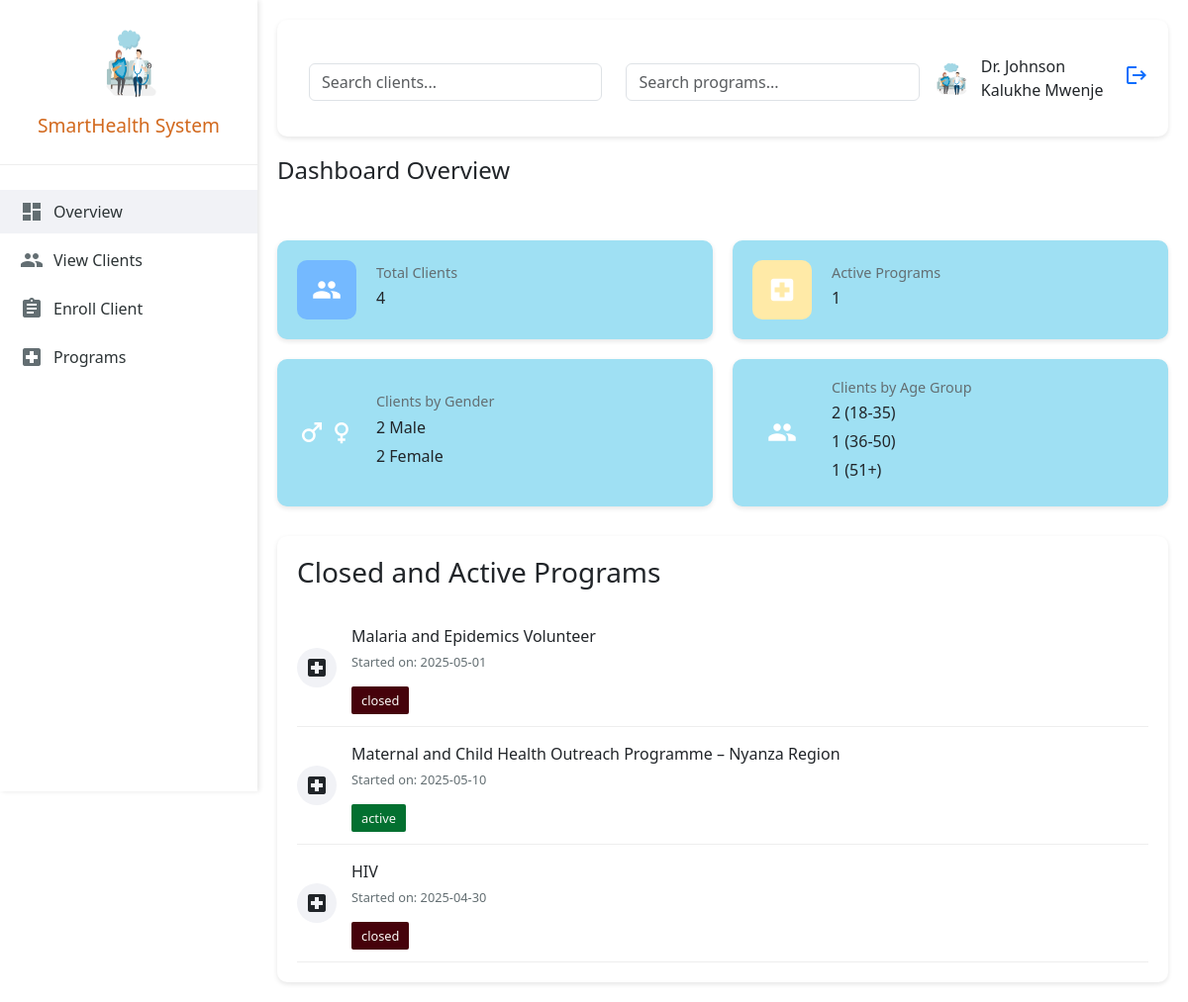
The app's page /dashboard (signed in) with its own data.
### tables this page shows
CREATE TABLE doctors (
            id INTEGER PRIMARY KEY AUTOINCREMENT,
            license_number TEXT UNIQUE NOT NULL,
            first_name TEXT NOT NULL,
            last_name TEXT NOT NULL,
            email TEXT UNIQUE NOT NULL,
            password TEXT NOT NULL,
            phone_number TEXT NOT NULL,
            specialty TEXT NOT NULL,
            address TEXT NOT NULL,
            year_of_experience INTEGER NOT NULL,
                             city TEXT NOT NULL,
            created_at TIMESTAMP DEFAULT CURRENT_TIMESTAMP
        );

CREATE TABLE health_programs (
            id INTEGER PRIMARY KEY AUTOINCREMENT,
            name TEXT NOT NULL,
            description TEXT,
            program_type TEXT NOT NULL,
            start_date DATE NOT NULL,
            end_date DATE,
            target_group TEXT NOT NULL,
            estimated_clients INTEGER NOT NULL,
            require_referral BOOLEAN DEFAULT 0,
            follow_up BOOLEAN DEFAULT 0,
            status TEXT DEFAULT 'active',
            created_by INTEGER,
            FOREIGN KEY (created_by) REFERENCES doctors(id)
                             
        );

### mainapp.py (the view)
@app.route('/dashboard', methods=['GET'])
def dashboard():
    if 'user_id' not in session:
        flash('You need to log in first.', 'danger')
        return redirect(url_for('signIn'))
    conn = get_db_connection()
    cursor = conn.cursor()
    cursor.execute('SELECT * FROM doctors WHERE id = ?', (session['user_id'],))
    doctor = cursor.fetchone()
    clients = fetch_all_clients()
    programs = getHealthPrograms()
    total_clients = len(clients)
    male_clients = len([client for client in clients if client['gender'] == 'male'])
    female_clients = len([client for client in clients if client['gender'] == 'female'])
    age_group_18_35 = len([client for client in clients if 18 <= calculate_age(client['date_of_birth']) <= 35])
    age_group_36_50 = len([client for client in clients if 36 <= calculate_age(client['date_of_birth']) <= 50])
    age_group_51_plus = len([client for client in clients if calculate_age(client['date_of_birth']) >= 51])
    active_programs = len([program for program in programs if program['status'] == 'active'])
    conn.close()
    return render_template('dashboard.html',
                           doctor_data=doctor,
                           stats={
                               'total_clients': total_clients,
                               'male_clients': male_clients,
                               'female_clients': female_clients,
                               'age_group_18_35': age_group_18_35,
                               'age_group_36_50': age_group_36_50,
                               'age_group_51_plus': age_group_51_plus,
                               'active_programs': active_programs,
                           },
                           clients=clients, programs=programs)

### mainapp.py (called while the page is built)
def get_db_connection():
    conn = sqlite3.connect('smarthealthdatabase.db')
    conn.row_factory = sqlite3.Row
    return conn

def fetch_all_clients():
    conn = get_db_connection()
    cursor = conn.cursor()
    cursor.execute('SELECT * FROM clients')
    clients = cursor.fetchall()
    conn.close()
    return [dict(client) for client in clients]

def getHealthPrograms():
    conn = get_db_connection()
    cursor = conn.cursor()
    cursor.execute('SELECT * FROM health_programs')
    programs = cursor.fetchall()
    conn.close()
    return [dict(program) for program in programs]

### python/Reusables.py (called while the page is built)
def calculate_age(date_of_birth):
    birth_date = datetime.strptime(date_of_birth, '%Y-%m-%d')  # Assuming the format is 'YYYY-MM-DD'
    today = datetime.today()
    age = today.year - birth_date.year
    if today.month < birth_date.month or (today.month == birth_date.month and today.day < birth_date.day):
        age -= 1
    return age

### templates/dashboard.html (shortened to what this page needs)
<!DOCTYPE html>
<html lang="en">
<head>
    <link rel="stylesheet" href="/static/styles/dashboard.css">
    <link href="https://cdn.jsdelivr.net/npm/bootstrap@5.3.0-alpha1/dist/css/bootstrap.min.css" rel="stylesheet">
    <link href="https://cdn.jsdelivr.net/npm/bootstrap@5.3.3/dist/css/bootstrap.min.css" rel="stylesheet">
</head>
<body>
    <div class="dashboard">
        <aside class="sidebar">
            <div class="sidebar-header">
                <img src="/static/images/landing.jpg" alt="Health System Logo" class="logo">
                <h3>SmartHealth System</h3>
            </div>
            <nav class="sidebar-nav">
                <ul>
                    <li class="active">
                        <a href="#dashboard-overview">
                            <span class="material-icons">dashboard</span>
                            Overview
                        </a>
                    </li>
                    <li>
                        <a href="#clients">
                            <span class="material-icons">people</span>
                            View Clients
                        </a>
                    </li>
                    <li>
                            <a href="#enrollclients">
                                <span class="material-icons">assignment</span>
                                Enroll Client
                            </a>
                            </li>
                    <li>
                        <a href="#programs">
                            <span class="material-icons">local_hospital</span>
                            Programs
                        </a>
                    </li>
                </ul>
            </nav>
        </aside>
        <main class="main-content">
            <header class="top-header">
                <div class="container mt-4">
                    <div class="row">
                        <div class="col-md-6 mb-3">
                            <div class="input-group">
                                <input type="text" id="client-search-input" class="form-control" placeholder="Search clients..." oninput="searchClients()">
                            </div>
                        </div>
                        <div class="col-md-6 mb-3">
                            <div class="input-group">
                                <input type="text" id="program-search-input" class="form-control" placeholder="Search programs..." oninput="searchPrograms()">
                            </div>
                        </div>
                    </div>
                </div>
                <div class="user-menu">
                    <div class="user-profile">
                        <img src="{{ doctor_data.profile_image or url_for('static', filename='/images/landing.jpg') }}" alt="Doctor's profile">
                        <span>Dr. {{ doctor_data.first_name }} {{ doctor_data.last_name }}</span>
                        <a href="{{ url_for('signOut') }}"><span class="material-icons">logout</span></a>
                    </div>
                </div>
            </header>
            <div class="dashboard-content">
            <section id="dashboard-overview" class="content-section">
                <h4>Dashboard Overview</h4><br><br>
                <div class="stats-grid">
                    <div class="stat-card">
                        <div class="stat-icon patients">
                            <span class="material-icons">people</span>
                        </div>
                        <div class="stat-details">
                            <h3>Total Clients</h3>
                            <p class="stat-number">{{ stats.total_clients }}</p>
                        </div>
                    </div>
                    <div class="stat-card">
                        <div class="stat-icon programs">
                            <span class="material-icons">local_hospital</span>
                        </div>
                        <div class="stat-details">
                            <h3>Active Programs</h3>
                            <p class="stat-number">{{ stats.active_programs }}</p>
                        </div>
                    </div>
                    <div class="stat-card">
                        <div class="stat-icon gender">
                            <span class="material-icons">male</span>
                            <span class="material-icons">female</span>
                        </div>
                        <div class="stat-details">
                            <h3>Clients by Gender</h3>
                            <p class="stat-number">{{ stats.male_clients }} Male</p>
                            <p class="stat-number">{{ stats.female_clients }} Female</p>
                        </div>
                    </div>
                    <div class="stat-card">
                        <div class="stat-icon age-group">
                            <span class="material-icons">group</span>
                        </div>
                        <div class="stat-details">
                            <h3>Clients by Age Group</h3>
                            <p class="stat-number">{{ stats.age_group_18_35 }} (18-35)</p>
                            <p class="stat-number">{{ stats.age_group_36_50 }} (36-50)</p>
                            <p class="stat-number">{{ stats.age_group_51_plus }} (51+)</p>
                        </div>
                    </div>
                </div>
            <div class="recent-activity">
                <h3>Closed and Active Programs</h3>
                <div class="activity-list">
                    {% for program in programs %}
                    <div class="activity-item">
                        <div class="activity-icon">
                            <span class="material-icons">local_hospital</span>
                        </div>
                        <div class="activity-details">
                            <p class="activity-title">{{ program.name }}</p>
                            <p class="activity-time">Started on: {{ program.start_date }}</p>
                            <span class="program-status {{ program.status }}">{{ program.status }}</span>
                        </div>
                    </div>
                    {% endfor %}
                </div>
            </div>
            </section>
            </div>
        </main>
    </div>
</body>
</html>

### static/styles/dashboard.css (style rules this page uses)
* { margin: 0; padding: 0; box-sizing: border-box; }
body { font-family: 'Segoe UI', Tahoma, Geneva, Verdana, sans-serif; background-color: #f5f6fa; color: #2d3436; }
.dashboard { display: flex; min-height: 100vh; }
.sidebar { width: 260px; background-color: #fff; box-shadow: 2px 0 5px rgba(0, 0, 0, 0.1); padding: 20px 0; position: fixed; height: 100vh; overflow-y: auto; }
.sidebar-header { padding: 0 20px 20px; border-bottom: 1px solid #eee; display: flex; flex-direction: column; align-items: center; gap: 10px; }
.logo { width: 85px; height: 85px; }
.sidebar-header h3 { font-size: 1.2rem; color: chocolate; }
.sidebar-nav ul { list-style: none; padding: 20px 0; }
.sidebar-nav li { padding: 10px 20px; margin: 5px 0; cursor: pointer; transition: all 0.3s ease; }
.sidebar-nav li:hover, .sidebar-nav li.active { background-color: #f1f2f6; }
.sidebar-nav a { text-decoration: none; color: #2d3436; display: flex; align-items: center; gap: 10px; }
.sidebar-nav .material-icons { color: #636e72; }
.main-content { flex: 1; margin-left: 260px; padding: 20px; }
.top-header { display: flex; justify-content: space-between; align-items: center; padding: 20px; background-color: #fff; border-radius: 10px; box-shadow: 0 2px 5px rgba(0, 0, 0, 0.1); margin-bottom: 20px; }
.user-menu { display: flex; align-items: center; gap: 20px; }
.user-profile { display:inline-flex; align-items: center; gap: 10px; cursor: pointer; }
.user-profile img { width: 40px; height: 40px; border-radius: 50%; object-fit: cover; }
.stats-grid { display: grid; grid-template-columns: repeat(auto-fit, minmax(300px, 1fr)); gap: 20px; margin-bottom: 30px; }
.stat-card { background-color: #9fe0f3; border-radius: 10px; padding: 20px; box-shadow: 0 2px 5px rgba(0, 0, 0, 0.1); display: flex; align-items: center; gap: 20px; }
.stat-icon { width: 60px; height: 60px; border-radius: 10px; display: flex; align-items: center; justify-content: center; }
.stat-icon.patients { background-color: #74b9ff; }
.stat-icon.programs { background-color: #ffeaa7; }
.stat-icon .material-icons { font-size: 30px; color: white; }
.stat-details h3 { font-size: 0.9rem; color: #636e72; margin-bottom: 5px; }
.stat-number { font-size: 1.0rem; font-weight: semibold; margin-bottom: 5px; }
.recent-activity { background-color: #fff; border-radius: 10px; padding: 20px; box-shadow: 0 2px 5px rgba(0, 0, 0, 0.1); }
.activity-list { margin-top: 20px; }
.activity-item { display: flex; align-items: center; gap: 15px; padding: 15px 0; border-bottom: 1px solid #eee; }
.activity-icon { width: 40px; height: 40px; border-radius: 50%; background-color: #f1f2f6; display: flex; align-items: center; justify-content: center; }
.activity-details .activity-title { font-size: 1.0rem; margin-bottom: 5px; }
.activity-time { font-size: 0.8rem; color: #636e72; }
.program-status { padding: 5px 10px; border-radius: 2px; font-size: 0.8rem; }
.program-status.active { background-color: #037030; color: #f1f7f2; }
.program-status.closed { background-color: #46020b; color: #fcfaf8; }

### records on screen
doctors: first_name "Johnson Kalukhe", last_name "Mwenje"
health_programs: name "Malaria and Epidemics Volunteer", start_date "2025-05-01", status "closed"
health_programs: name "Maternal and Child Health Outreach Programme – Nyanza Region", start_date "2025-05-10", status "active"
health_programs: name "HIV", start_date "2025-04-30", status "closed"

### other values on screen
{{ stats.total_clients }} "4"
{{ stats.active_programs }} "1"
{{ stats.male_clients }} "2"
{{ stats.female_clients }} "2"
{{ stats.age_group_18_35 }} "2"
{{ stats.age_group_36_50 }} "1"
{{ stats.age_group_51_plus }} "1"
